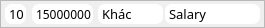
   <widget class="QFrame" name="frame_Chi_9">
    <property name="geometry">
     <rect>
      <x>956</x>
      <y>60</y>
      <width>265</width>
      <height>28</height>
     </rect>
    </property>
    <property name="styleSheet">
     <string notr="true">#frame_Chi_9{
	background-color: #FF9209;
	border-radius: 10;
	border: 1px solid white;
	color: white
}</string>
    </property>
    <property name="frameShape">
     <enum>QFrame::StyledPanel</enum>
    </property>
    <property name="frameShadow">
     <enum>QFrame::Raised</enum>
    </property>
    <widget class="QLabel" name="label_day_chi9">
     <property name="geometry">
      <rect>
       <x>5</x>
       <y>4</y>
       <width>21</width>
       <height>20</height>
      </rect>
     </property>
     <property name="font">
      <font>
       <family>SamsungOne 400</family>
       <pointsize>10</pointsize>
       <bold>false</bold>
      </font>
     </property>
     <property name="styleSheet">
      <string notr="true">
	background-color: white;
	border-radius: 7;
	border: 1px solid white;
	color: black
</string>
     </property>
     <property name="text">
      <string>10</string>
     </property>
    </widget>
    <widget class="QLabel" name="label_money_chi9">
     <property name="geometry">
      <rect>
       <x>32</x>
       <y>4</y>
       <width>61</width>
       <height>20</height>
      </rect>
     </property>
     <property name="font">
      <font>
       <family>SamsungOne</family>
       <bold>false</bold>
      </font>
     </property>
     <property name="styleSheet">
      <string notr="true">
	background-color: white;
	border-radius: 7;
	border: 1px solid white;
	color: black
</string>
     </property>
     <property name="text">
      <string>15000000</string>
     </property>
    </widget>
    <widget class="QLabel" name="label_content_chi9">
     <property name="geometry">
      <rect>
       <x>165</x>
       <y>4</y>
       <width>95</width>
       <height>20</height>
      </rect>
     </property>
     <property name="font">
      <font>
       <family>SamsungOne 400</family>
       <pointsize>10</pointsize>
       <bold>false</bold>
      </font>
     </property>
     <property name="styleSheet">
      <string notr="true">
	background-color: white;
	border-radius: 7;
	border: 1px solid white;
	color: black
</string>
     </property>
     <property name="text">
      <string>Salary</string>
     </property>
    </widget>
    <widget class="QLabel" name="label_typechi9">
     <property name="geometry">
      <rect>
       <x>98</x>
       <y>4</y>
       <width>65</width>
       <height>20</height>
      </rect>
     </property>
     <property name="font">
      <font>
       <family>SamsungOne 400</family>
       <pointsize>10</pointsize>
       <bold>false</bold>
      </font>
     </property>
     <property name="styleSheet">
      <string notr="true">
	background-color: white;
	border-radius: 7;
	border: 1px solid white;
	color: black
</string>
     </property>
     <property name="text">
      <string>Khác</string>
     </property>
    </widget>
   </widget>
